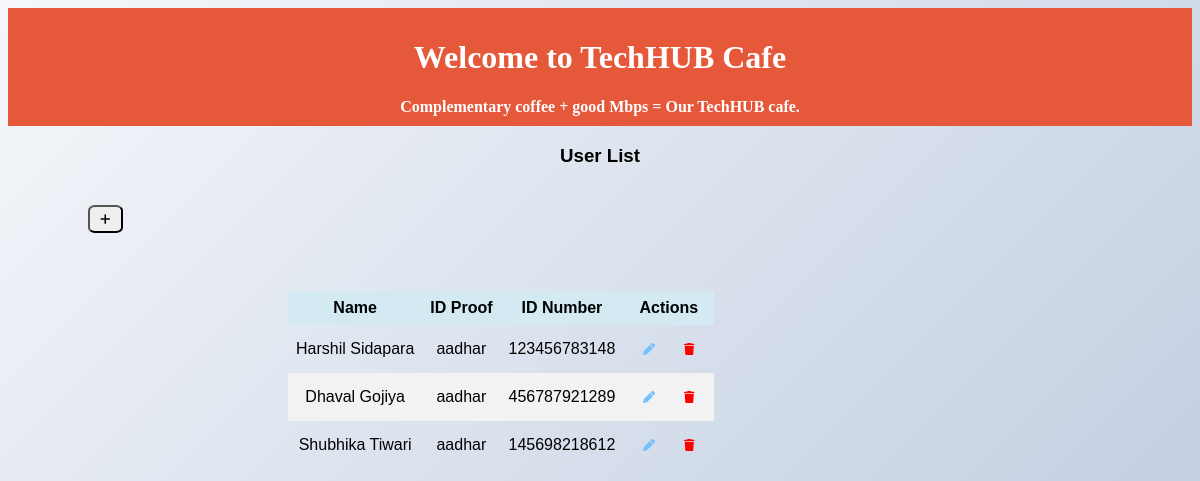
Screenshot of /user/list/ with the database file from the repository.
### users/models.py (models this page shows, shortened)
class User(AbstractUser):
    class UserTypes(models.TextChoices):
        ADMIN = "ADMIN", _("Admin")
        CUSTOMER = "CUSTOMER",_("Customer")
    user_type = models.CharField(max_length=10, choices=UserTypes.choices, default=UserTypes.CUSTOMER.value)
    name = models.CharField(max_length=50, help_text="Customer Name")
    id_proof = models.CharField(max_length=20, choices=ID_TYPES,default=AADHAR)
    id_number = models.CharField(max_length=12)

### users/views.py (the view)
# urls.py: path('user/list/', views.user_list, name='user_list'),
def user_list(request):
    users = User.objects.all()
    return render(request, 'users/user_list.html', {'users': users})

### users/templates/users/user_list.html
{% extends 'home.html' %}
{% load static %} {% block header %} {{ block.super }}
<link rel="stylesheet" type="text/css" href="{% static 'users/css/style_list.css' %}"> {% endblock %} {% block content %}
  <h3>User List</h3>
  <button id = "create" class="btn btn-primary"><i class="fa-solid fa-plus"></i></button>
  <br><br>
  <table class="table" >
    <thead>
      <tr>
        <th>Name</th>
        <th>ID Proof</th>
        <th>ID Number</th>
        <th>Actions</th>
      </tr>
    </thead>
    <tbody>
      {% for user in users %}
      <tr>
        <td>{{ user.name }}</td>
        <td>{{ user.id_proof}}</td>
        <td>{{ user.id_number}}</td>
        <td>
          <a href="{% url 'user_update' user.pk %}" class="btn btn-secondary"><i class="fa-solid fa-pen " style="color: #74C0FC;"></i></a>
          <a href="{% url 'user_delete' user.pk %}" class="btn btn-danger"><i class="fa-solid fa-trash " style="color: #FF0000;"></i></a>
        </td>
      </tr>
      {% empty %}
      <tr>
        <td colspan="6">No Users available.</td>
      </tr>
      {% endfor %}
    </tbody>
  </table>
{% endblock %}

### static/css/styles.css (style rules this page uses)
body { font-family: Arial, sans-serif; scrollbar-width: none; }

### users/static/users/css/style_list.css (style rules this page uses)
body { background-image: linear-gradient(135deg, #f5f7fa 0%, #c3cfe2 100%); }
h3 { display: flex; justify-content: center; }
.table { border-collapse: collapse; margin: 20px 280px 20px; }
th, td { border:none; padding: 8px; text-align: center; }
th { background-color: #d3eaf2; }
tr:nth-child(even) { background-color: #f2f2f2; }
a { border-radius: 20%; padding: 5px 10px; text-align: center; text-decoration: none; display: inline-block; font-size: 12px; margin: 4px 2px; cursor: pointer; }
#create { border-radius: 20%; padding: 5px 10px; text-align: center; text-decoration: none; display: inline-block; font-size: 12px; margin: 20px 0px 20px 80px; cursor: pointer; }

### rows the page displays
User: name "Harshil Sidapara", id_proof "aadhar", id_number "123456783148"
User: name "Dhaval Gojiya", id_proof "aadhar", id_number "456787921289"
User: name "Shubhika Tiwari", id_proof "aadhar", id_number "145698218612"
